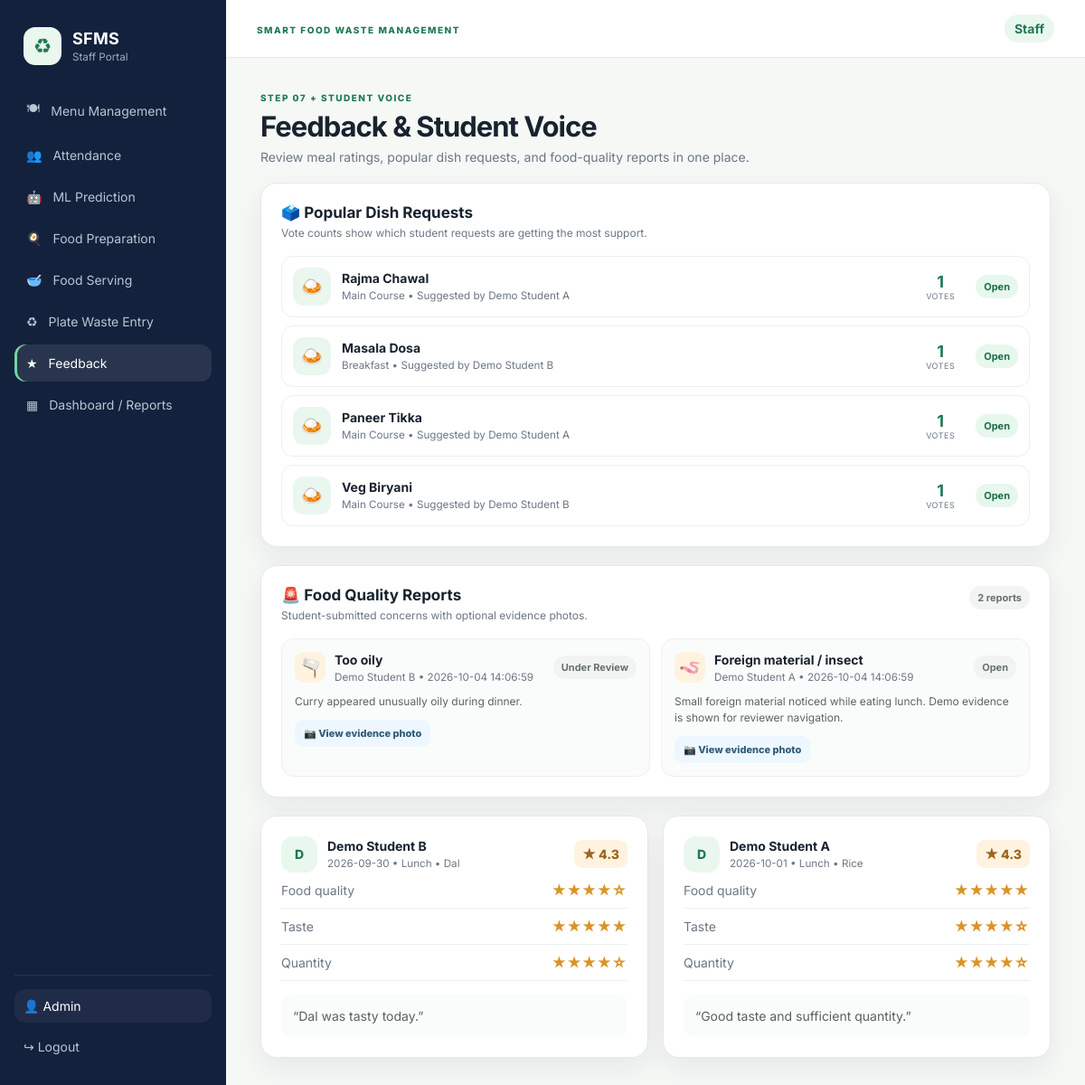
The page /staff/feedback (signed in) on the database its author committed.
### tables this page shows
CREATE TABLE dish_suggestions (
        id INTEGER PRIMARY KEY AUTOINCREMENT,
        dish_name TEXT NOT NULL,
        category TEXT DEFAULT 'Main Course',
        student_name TEXT NOT NULL,
        note TEXT,
        votes INTEGER NOT NULL DEFAULT 1,
        status TEXT NOT NULL DEFAULT 'Open',
        created_at TEXT DEFAULT CURRENT_TIMESTAMP,
        UNIQUE(dish_name, student_name)
    );

CREATE TABLE food_issues (
        id INTEGER PRIMARY KEY AUTOINCREMENT,
        student_name TEXT NOT NULL,
        issue_type TEXT NOT NULL,
        description TEXT,
        image_filename TEXT,
        status TEXT NOT NULL DEFAULT 'Open',
        created_at TEXT DEFAULT CURRENT_TIMESTAMP
    );

CREATE TABLE feedback (
        id INTEGER PRIMARY KEY AUTOINCREMENT,
        meal_record_id INTEGER NOT NULL,
        student_name TEXT,
        food_quality_rating INTEGER NOT NULL CHECK(food_quality_rating BETWEEN 1 AND 5),
        taste_rating INTEGER NOT NULL CHECK(taste_rating BETWEEN 1 AND 5),
        quantity_satisfaction INTEGER NOT NULL CHECK(quantity_satisfaction BETWEEN 1 AND 5),
        comments TEXT,
        created_at TEXT DEFAULT CURRENT_TIMESTAMP,
        FOREIGN KEY(meal_record_id) REFERENCES meal_records(id) ON DELETE CASCADE
    );

CREATE TABLE meal_records (
        id INTEGER PRIMARY KEY AUTOINCREMENT,
        meal_date TEXT NOT NULL,
        meal_type TEXT NOT NULL,
        food_item TEXT NOT NULL,
        category TEXT,
        expected_students INTEGER NOT NULL CHECK(expected_students >= 0),
        attendance_count INTEGER,
        food_attendance_count INTEGER,
        predicted_quantity REAL,
        prediction_confidence REAL,
        prediction_model TEXT,
        prediction_confirmed INTEGER NOT NULL DEFAULT 0,
        prepared_quantity REAL,
        preparation_confirmed INTEGER NOT NULL DEFAULT 0,
        served_quantity REAL,
        serving_confirmed INTEGER NOT NULL DEFAULT 0,
        remaining_food REAL,
        plate_waste REAL,
        plate_waste_unit TEXT DEFAULT 'kg',
        total_food_waste REAL,
        waste_percentage REAL,
        waste_snapshot_filename TEXT,
        status TEXT NOT NULL DEFAULT 'menu_saved',
        created_at TEXT DEFAULT CURRENT_TIMESTAMP,
        updated_at TEXT DEFAULT CURRENT_TIMESTAMP,
        UNIQUE(meal_date, meal_type, food_item)
    );

### app.py (the view)
@app.route('/staff/feedback')
@login_required('staff')
def feedback_staff():
    conn=db()
    rows=conn.execute('''SELECT f.*,m.food_item,m.meal_type,m.meal_date FROM feedback f JOIN meal_records m ON m.id=f.meal_record_id ORDER BY f.id DESC''').fetchall()
    suggestions=conn.execute('SELECT * FROM dish_suggestions ORDER BY votes DESC, created_at DESC').fetchall()
    issues=conn.execute('SELECT * FROM food_issues ORDER BY id DESC').fetchall()
    conn.close()
    return render_template('feedback_staff.html', feedback=rows, suggestions=suggestions, issues=issues)

### app.py (called while the page is built)
def db():
    conn = sqlite3.connect(DB_PATH)
    conn.row_factory = sqlite3.Row
    conn.execute('PRAGMA foreign_keys = ON')
    return conn

def login_required(role=None):
    def deco(fn):
        @wraps(fn)
        def wrapper(*args, **kwargs):
            if 'user_id' not in session:
                return redirect(url_for('login', next=request.path))
            if role and session.get('role') != role:
                return redirect(url_for('staff_dashboard' if session.get('role') == 'staff' else ('student_home' if session.get('role') == 'student' else 'authority_dashboard')))
            return fn(*args, **kwargs)
        return wrapper
    return deco

@app.context_processor
def inject_globals():
    return {'today': date.today().isoformat(), 'current_user': session.get('name'), 'role': session.get('role')}

### templates/feedback_staff.html
{% extends 'base.html' %}{% block title %}Feedback • SFMS{% endblock %}{% block content %}
<section class="page-head"><div><span class="eyebrow">STEP 07 + STUDENT VOICE</span><h1>Feedback & Student Voice</h1><p>Review meal ratings, popular dish requests, and food-quality reports in one place.</p></div></section>
<div class="card" style="margin:0 38px 20px"><div class="card-title"><div><h3>🗳️ Popular Dish Requests</h3><p>Vote counts show which student requests are getting the most support.</p></div></div><div class="suggestion-grid">{% for s in suggestions %}<div class="suggestion-row"><div class="dish-avatar">🍛</div><div class="grow"><b>{{s.dish_name}}</b><small>{{s.category}} • Suggested by {{s.student_name}}</small></div><div class="vote-count"><strong>{{s.votes}}</strong><span>votes</span></div><span class="status {% if s.status=='Open' %}good{% else %}pending{% endif %}">{{s.status}}</span></div>{% else %}<div class="empty">No dish requests yet.</div>{% endfor %}</div></div>
<div class="card" style="margin:0 38px 20px"><div class="card-title"><div><h3>🚨 Food Quality Reports</h3><p>Student-submitted concerns with optional evidence photos.</p></div><span class="status pending">{{issues|length}} reports</span></div><div class="issue-report-grid">{% for i in issues %}<div class="issue-report"><div class="issue-report-head"><span class="issue-icon">{% if 'Foreign' in i.issue_type %}🪱{% elif 'oily' in i.issue_type|lower %}🫗{% elif 'Burnt' in i.issue_type %}🔥{% else %}⚠️{% endif %}</span><div class="grow"><b>{{i.issue_type}}</b><small>{{i.student_name}} • {{i.created_at}}</small></div><span class="status pending">{{i.status}}</span></div><p>{{i.description or 'No description provided.'}}</p>{% if i.image_filename %}<a class="evidence-link" href="{{url_for('student_upload',filename=i.image_filename)}}" target="_blank">📷 View evidence photo</a>{% endif %}</div>{% else %}<div class="empty">No food-quality reports yet.</div>{% endfor %}</div></div>
<div class="feedback-grid">{% for f in feedback %}<div class="card feedback-card"><div class="feedback-top"><div class="avatar">{{(f.student_name or 'S')[:1]|upper}}</div><div class="grow"><b>{{f.student_name or 'Student'}}</b><small>{{f.meal_date}} • {{f.meal_type}} • {{f.food_item}}</small></div><span class="rating-pill">★ {{((f.food_quality_rating+f.taste_rating+f.quantity_satisfaction)/3)|round(1)}}</span></div><div class="rating-row"><span>Food quality</span><b>{{'★'*f.food_quality_rating}}{{'☆'*(5-f.food_quality_rating)}}</b></div><div class="rating-row"><span>Taste</span><b>{{'★'*f.taste_rating}}{{'☆'*(5-f.taste_rating)}}</b></div><div class="rating-row"><span>Quantity</span><b>{{'★'*f.quantity_satisfaction}}{{'☆'*(5-f.quantity_satisfaction)}}</b></div><div class="comment">“{{f.comments or 'No comment provided.'}}”</div></div>{% else %}<div class="empty">No feedback submitted yet.</div>{% endfor %}</div>
{% endblock %}

### static/css/style.css (style rules this page uses)
:root { --navy:#14213d;--green:#1f7a52;--green2:#36a269;--mint:#eaf7ef;--cream:#f7f5ef;--ink:#18232f;--muted:#6b7785;--line:#e5e9e6;--orange:#e58c2f;--red:#c94b4b;--white:#fff;--shadow:0 12px 32px rgba(20,33,61,.07);--radius:18px }
* { box-sizing:border-box }
body { margin:0;background:#f6f8f6;color:var(--ink);font-family:Inter,Arial,sans-serif;font-size:14px }
a { text-decoration:none;color:inherit }
.eyebrow { font-size:10px;letter-spacing:1.5px;font-weight:800;color:var(--green) }
.page-head { padding:34px 38px 20px;display:flex;align-items:flex-end;justify-content:space-between;gap:20px }
.page-head h1 { font-size:31px;line-height:1.15;margin:7px 0 7px;letter-spacing:-1px }
.page-head p { margin:0;color:var(--muted) }
.card { background:white;border:1px solid var(--line);border-radius:var(--radius);padding:22px;box-shadow:var(--shadow) }
.card-title { display:flex;justify-content:space-between;align-items:flex-start;gap:15px;margin-bottom:18px }
.card-title h3 { margin:0 0 5px;font-size:17px }
.card-title p { margin:0;color:var(--muted);font-size:12px }
.food-avatar,.avatar { width:40px;height:40px;display:grid;place-items:center;border-radius:13px;background:var(--mint);color:var(--green);font-weight:800 }
.grow { flex:1;min-width:0 }
.grow b { display:block }
.grow small { display:block;color:var(--muted);margin-top:4px }
.status { display:inline-flex;align-items:center;padding:6px 9px;border-radius:99px;font-size:11px;font-weight:700;white-space:nowrap }
.status.good { background:#e7f7ed;color:#197046 }
.status.pending { background:#f2f4f3;color:#68736d }
.feedback-grid { padding:0 38px 30px;display:grid;grid-template-columns:repeat(2,1fr);gap:16px }
.feedback-top { display:flex;align-items:center;gap:11px }
.rating-pill { background:#fff3df;color:#9b651d;padding:7px 9px;border-radius:9px;font-weight:800 }
.rating-row { display:flex;justify-content:space-between;padding:11px 0;border-bottom:1px solid #edf0ee }
.rating-row span { color:var(--muted) }
.rating-row b { letter-spacing:2px;color:#d99427 }
.comment { margin-top:15px;background:#fafcfb;border-radius:12px;padding:13px;color:#56635c;line-height:1.5 }
.issue-icon { width:34px;height:34px;border-radius:10px;background:#fff3df;display:grid;place-items:center;font-size:20px;grid-row:span 2 }
.suggestion-grid { display:grid;gap:9px }
.suggestion-row { display:flex;align-items:center;gap:12px;border:1px solid #edf0ee;border-radius:13px;padding:12px;background:#fff }
.dish-avatar { width:42px;height:42px;display:grid;place-items:center;border-radius:12px;background:#eaf7ef;font-size:20px }
.vote-count { text-align:center;min-width:54px }
.vote-count strong { display:block;font-size:18px;color:var(--green) }
.vote-count span { display:block;color:var(--muted);font-size:9px;text-transform:uppercase;letter-spacing:.5px }
.issue-report-grid { display:grid;grid-template-columns:repeat(2,1fr);gap:12px }
.issue-report { border:1px solid #edf0ee;border-radius:14px;padding:14px;background:#fafcfb }
.issue-report-head { display:flex;align-items:center;gap:10px }
.issue-report p { margin:11px 0;color:#59665f;line-height:1.5;font-size:12px }
.evidence-link { display:inline-flex;padding:8px 10px;border-radius:9px;background:#eef7ff;color:#315d7c;font-weight:800;font-size:11px }

### rows shown on the page
dish_suggestions: dish_name "Rajma Chawal", category "Main Course", student_name "Demo Student A", votes "1", status "Open"
dish_suggestions: dish_name "Masala Dosa", category "Breakfast", student_name "Demo Student B", votes "1", status "Open"
dish_suggestions: dish_name "Paneer Tikka", category "Main Course", student_name "Demo Student A", votes "1", status "Open"
dish_suggestions: dish_name "Veg Biryani", category "Main Course", student_name "Demo Student B", votes "1", status "Open"
food_issues: issue_type "Too oily", student_name "Demo Student B", created_at "2026-10-04 14:06:59", status "Under Review", description "Curry appeared unusually oily during dinner."
food_issues: issue_type "Foreign material / insect", student_name "Demo Student A", created_at "2026-10-04 14:06:59", status "Open", description "Small foreign material noticed while eating lunch. Demo evidence is shown for reviewer navigation."
feedback: student_name "D", student_name "Demo Student B", meal_date "2026-09-30", meal_type "Lunch", food_item "Dal", food_quality_rating+taste_rating+quantity_satisfaction "4.3", food_quality_rating "★★★★", food_quality_rating "☆", taste_rating "★★★★★", quantity_satisfaction "★★★★", quantity_satisfaction "☆", comments "Dal was tasty today."
feedback: student_name "D", student_name "Demo Student A", meal_date "2026-10-01", meal_type "Lunch", food_item "Rice", food_quality_rating+taste_rating+quantity_satisfaction "4.3", food_quality_rating "★★★★★", taste_rating "★★★★", taste_rating "☆", quantity_satisfaction "★★★★", quantity_satisfaction "☆", comments "Good taste and sufficient quantity."

### other values the page prints
{{ icon }} "🍽" "👥" "🤖" "🍳" "🥣" "♻" "★" "▦"
{{ label }} "Menu Management" "Attendance" "ML Prediction" "Food Preparation" "Food Serving" "Plate Waste Entry" "Feedback" "Dashboard / Reports"
{{ current_user }} "Admin"
{{ role|capitalize }} "Staff"
{{ issues|length }} "2"
